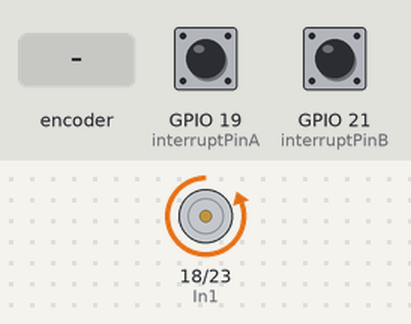
Simulated run of this sketch. Board: ESP32. Parts: motor-driver pin pairs drawn as motors (green arrow = first pin HIGH = forward, orange = second pin HIGH = backward, longer = more drive, scaled by the enable pin). The test bench sets the inputs (shaded band); at power-on: GPIO 19 (interruptPinA) LOW, GPIO 21 (interruptPinB) LOW. What the sketch prints to the serial monitor is not drawn.

Above: at 1.2 s.
1.3 s: rotary encoder on GPIO 19 (interruptPinA) / GPIO 21 (interruptPinB) turned 1 step (first pin leading)
Timing chart, 0 to 4.3 s (numbered marks = the images above; inputs shaded):
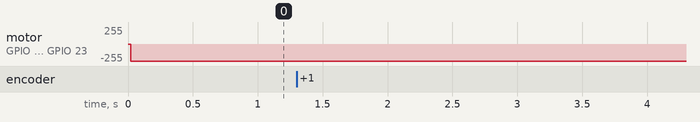

The sketch:

SuperTwisting_control_velocidad.ino
```cpp
hw_timer_t *timer = NULL;
//Declaración de Variables
//////////////////////////////////////////////////////////////////////////////////////////////////////////////////

// Pin 2 y 3 para señales A y B de encoder
const int interruptPinA = 19;
const int interruptPinB = 21;

// Contador: cuenta las interrupciones debido a un flanco de subida en el encoder
double counter = 0;

// Variable para registrar la velocidad del motor.
double VelocidadEnRPM = 0.0;
// Tiempo transcurrido
double tiempo=0.0;
double tiempo_ant =0.0;
// Señal de entrada
double DutyCycle = 0.0;
// Señales de control
double Error = 0, m=0, Error_D=0, Error_Ant=0;
double VelReq = 60;

double s = 0;
double u = 0;
double d_w = 0;
double w = 0;

//double c = 70;
double alpha = 500;
double beta = 21;

int act_control = 0;


////////////////////////////////////////////////////////////////////////////////////////////////////////////////////
//Configuración de Pines

const int Enable = 16;
const int In1 = 18;
const int In2 = 23;

int i = 11;

// Configuraciòn PWM
const int PWM_Channel1 = 0;
const int PWM_Freq = 31000;
const int PWM_Res = 8;

//
double dt = 0.02;

int signa(float s){
  if (s > 0) {
    return 1;
  }
  else if (s < 0) {
    return (-1);
  }
  else {
    return 0;
  }
}

void setup() {
  //pinMode(Enable,OUTPUT);
  Serial.begin(115200);
  Serial.println("Ready!");
  pinMode(In1,OUTPUT);
  pinMode(In2,OUTPUT);

  // El Pin interruptPinA es entrada, se conecta a la señal del encoder Canal A (tren de pulsos).
  pinMode(interruptPinA, INPUT);
  // El Pin interruptPinB es entrada, se conecta a la señal del encoder Canal B (tren de pulsos).
  pinMode(interruptPinB, INPUT);

  attachInterrupt(digitalPinToInterrupt(interruptPinA), ISR_countingA, RISING);
  attachInterrupt(digitalPinToInterrupt(interruptPinB), ISR_countingB, RISING);

  // Timer1: Se dispara cada 20000 microsegundos=0.02 Segundos.
  timer=timerBegin(2,80,true);
  timerAttachInterrupt(timer, &ISR_RevolucionesPorMinuto, true);
  // Activa la interrupción: Ejecuta la función RevolucionesPorMinuto
  timerAlarmWrite(timer, 20000, true);
  timerAlarmEnable(timer);

  ledcSetup(PWM_Channel1, PWM_Freq, PWM_Res);
  ledcAttachPin(Enable, PWM_Channel1);

}

void loop() {
  // Generación de señal de entrada
  // if (tiempo <= 3){
  //   VelReq = 0;
  // }
  // else{
  //   // if (i<70 && i>10){
  //   //   i++;
  //   // }
  //   // else {
  //   //   i = 11;
  //   // }
  //   // VelReq = i;
  //   VelReq = 50;
  // }
 //VelReq = 80;
 VelReq =60+15*sin(2*3.141592*0.5*tiempo_ant*1000);

  if (act_control == 1){
  dt = (millis()-tiempo_ant)/1000;
  VelocidadEnRPM = 60*counter/(dt*495*2);

  tiempo = tiempo + dt;

  //m = 120;
  //m = VelReq;


  Error = VelReq - VelocidadEnRPM;
  Error_D = (Error - Error_Ant)/dt;
  Error_Ant = Error;

  // m = kp*Error + ki*Error_Int + kd*Error_D;

  //s = Error_D + c*Error;
  d_w = signa(Error) * dt;
  w = w + d_w;
  u = alpha * sqrt(abs(Error)) * signa(Error) + beta * w;


  if(u>255){
    u = 255;
  }
  else if(u<0){
    u = 0;
  }

  DutyCycle = u;
  //DutyCycle = 170;


  digitalWrite(In1, LOW);
  digitalWrite(In2, HIGH);
  ledcWrite(PWM_Channel1, DutyCycle);


  // Se reinicia el contador para que vuelva a contar hasta la siguiente interrupción.

  counter = 0;
  act_control = 0;
  tiempo_ant = millis();
  }

  // Se imprime el valor del DutyCycle y de la velocidad del motor en RPM
  //Serial.println("DutyCycle");
  Serial.print(DutyCycle);
  //Serial.println("\t");
  //Serial.println("VelReq");
  Serial.print(",");
  Serial.print(VelReq);
  Serial.print(",");
  //Serial.println("\t");
  //Serial.println("VelocidadEnRPM");
  Serial.println(VelocidadEnRPM);
  //Serial.println("\t");


}

void ISR_countingA() {
  //Contador
  if(digitalRead(interruptPinB)){

    counter++;
  }
  else{
    counter--;
  }
}

void ISR_countingB() {
  //Contador
  if(digitalRead(interruptPinA)){
    counter--;
  }
  else{
    counter++;
 }
}

void ISR_RevolucionesPorMinuto(){
  // Velocidad en Revoluciones por minuto: esta parte "(counter/CuentasPorRevolucion)/Ts"
  // da las revoluciones por segundo a las que gira el encoder,
  // se multiplica por 60 segundos para obtener esta velocidad en RPM
  act_control = 1;

}
```
